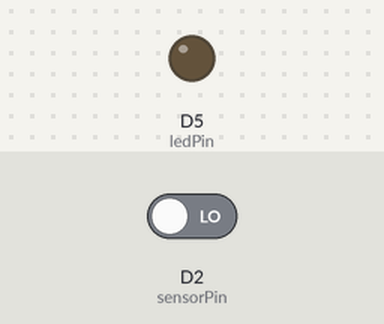
This sketch was run on a simulated ESP8266 (NodeMCU). Shown: output pins drawn as LEDs (lit = HIGH). Inputs (shaded band) come from the test bench; at power-on: D2 (sensorPin) LOW.

Above: at 1.2 s.
1.3 s: D2 (sensorPin) driven HIGH
At 2.5 s:
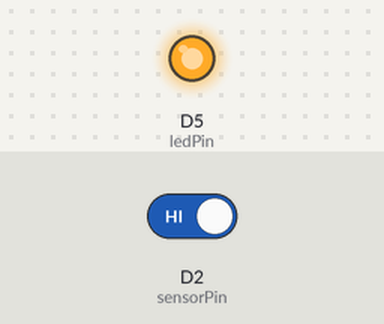
2.8 s: D2 (sensorPin) driven LOW
At 3.7 s:
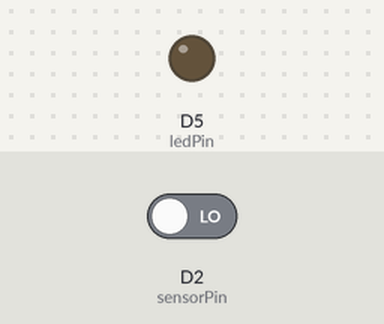
Timing chart, 0 to 5.8 s (numbered marks = the images above; inputs shaded):
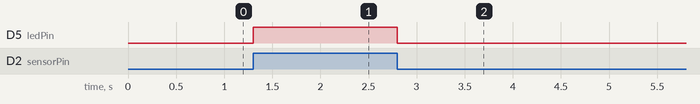

Measured:
- after the input at 1.3 s, D5 (ledPin): LOW → HIGH at once
- after the input at 2.8 s, D5 (ledPin): HIGH → LOW at once

The sketch:

vibration_led.ino
```cpp
// Vibration Sensor with LED using NodeMCU ESP8266
// Sensor connected to D2, LED connected to D5

int sensorPin = D2;   // Digital output from vibration sensor
int ledPin = D5;      // External LED connected with 220Ω resistor

void setup() {
  pinMode(sensorPin, INPUT);   // Set sensor pin as input
  pinMode(ledPin, OUTPUT);     // Set LED pin as output
}

void loop() {
  int state = digitalRead(sensorPin);  // Read sensor state
  if (state == HIGH) {
    digitalWrite(ledPin, HIGH);   // Turn LED ON if vibration detected
  } else {
    digitalWrite(ledPin, LOW);    // Turn LED OFF if no vibration
  }
}
```
